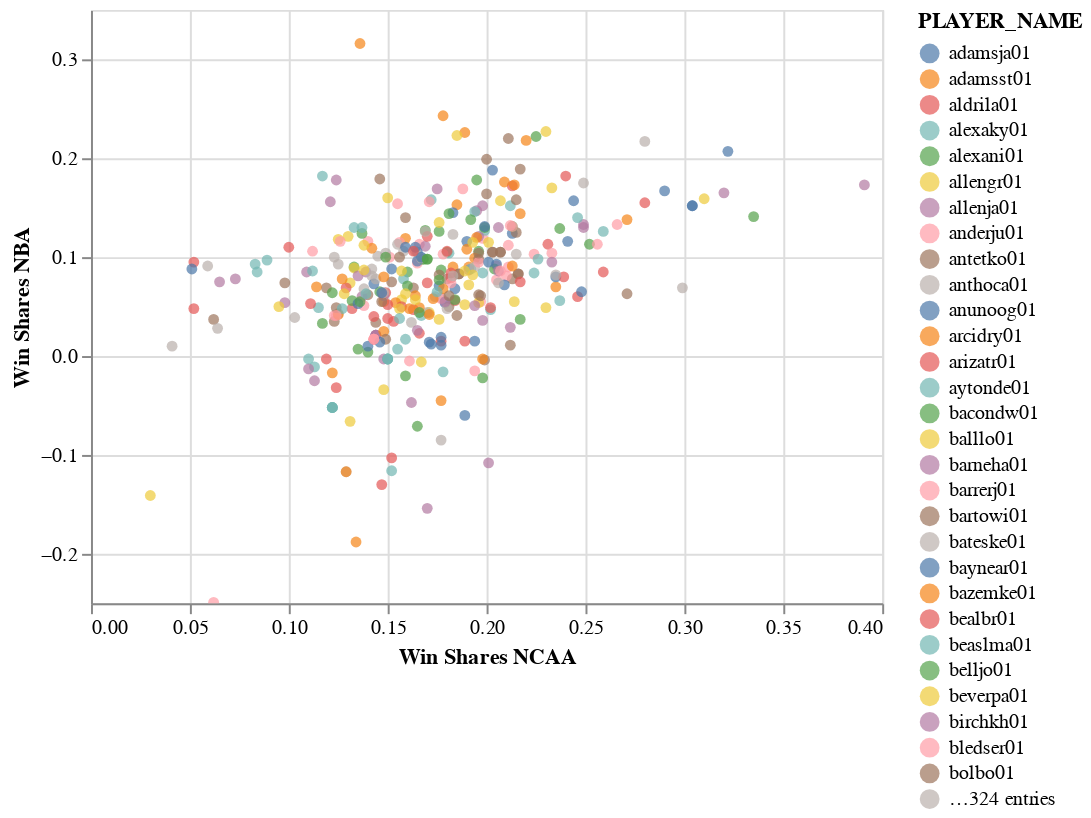

The notebook cell this image was saved under:
### Code cell
#Comparing win shares per 40 in the NCAA to win shares per 48 in the nba
Base = alt.Chart(ncaa_nba).mark_circle(size=30).encode(
x=alt.X(
  'win_shares_per_40_minutes',
  axis=alt.Axis(),
  title='Win Shares NCAA'
  ),
  y=alt.Y(
  'win_shares_per_48_minutes',
  axis=alt.Axis(),
  title='Win Shares NBA'
  ),
  color = alt.Color('PLAYER_NAME'),
  tooltip = [alt.Tooltip('win_shares_per_40_minutes'),
           alt.Tooltip('win_shares_per_48_minutes'),
           alt.Tooltip('PLAYER_NAME')
          ]
).interactive()

#Base + Base.transform_regression('win_shares_per_40_minutes','win_shares_per_48_minutes').mark_line(color='black')
Base

### Figure 1 — Vega-Lite specification as saved in the notebook (floating-point values rounded to 4 significant figures; data arrays with more than 128 entries replaced by an {"elided": "..."} marker saying what was removed)
{"config": {"view": {"continuousWidth": 400, "continuousHeight": 300}}, "data": {"name": "data-24ab19573eb70d3cd01a9835f9a74b22"}, "mark": {"type": "circle", "size": 30}, "encoding": {"color": {"type": "nominal", "field": "PLAYER_NAME"}, "tooltip": [{"type": "quantitative", "field": "win_shares_per_40_minutes"}, {"type": "quantitative", "field": "win_shares_per_48_minutes"}, {"type": "nominal", "field": "PLAYER_NAME"}], "x": {"type": "quantitative", "axis": {}, "field": "win_shares_per_40_minutes", "title": "Win Shares NCAA"}, "y": {"type": "quantitative", "axis": {}, "field": "win_shares_per_48_minutes", "title": "Win Shares NBA"}}, "selection": {"selector004": {"type": "interval", "bind": "scales", "encodings": ["x", "y"]}}, "$schema": "https://vega.github.io/schema/vega-lite/v4.8.1.json", "datasets": {"data-24ab19573eb70d3cd01a9835f9a74b22": {"elided": "375 records"}}}
